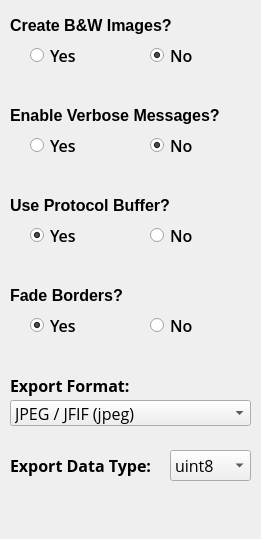
        <widget class="QWidget" name="page_2">
         <property name="geometry">
          <rect>
           <x>0</x>
           <y>0</y>
           <width>261</width>
           <height>539</height>
          </rect>
         </property>
         <attribute name="label">
          <string>Output Options</string>
         </attribute>
         <widget class="QLabel" name="label_50">
          <property name="geometry">
           <rect>
            <x>10</x>
            <y>280</y>
            <width>241</width>
            <height>31</height>
           </rect>
          </property>
          <property name="font">
           <font>
            <pointsize>12</pointsize>
            <weight>75</weight>
            <bold>true</bold>
           </font>
          </property>
          <property name="text">
           <string>Fade Borders?</string>
          </property>
         </widget>
         <widget class="QGroupBox" name="grpProtocol">
          <property name="geometry">
           <rect>
            <x>10</x>
            <y>220</y>
            <width>241</width>
            <height>31</height>
           </rect>
          </property>
          <property name="styleSheet">
           <string notr="true">font-family: Open Sans;
font-size: 16px;
font-style: normal;
font-variant: normal;
font-weight: 500;
border:0;</string>
          </property>
          <property name="title">
           <string/>
          </property>
          <widget class="QRadioButton" name="rdoPBYes">
           <property name="geometry">
            <rect>
             <x>20</x>
             <y>0</y>
             <width>86</width>
             <height>31</height>
            </rect>
           </property>
           <property name="text">
            <string>Yes</string>
           </property>
           <property name="checked">
            <bool>true</bool>
           </property>
          </widget>
          <widget class="QRadioButton" name="rdoPBNo">
           <property name="geometry">
            <rect>
             <x>140</x>
             <y>0</y>
             <width>86</width>
             <height>31</height>
            </rect>
           </property>
           <property name="text">
            <string>No</string>
           </property>
           <property name="checked">
            <bool>false</bool>
           </property>
          </widget>
         </widget>
         <widget class="QGroupBox" name="grpFade">
          <property name="geometry">
           <rect>
            <x>10</x>
            <y>310</y>
            <width>241</width>
            <height>31</height>
           </rect>
          </property>
          <property name="styleSheet">
           <string notr="true">font-family: Open Sans;
font-size: 16px;
font-style: normal;
font-variant: normal;
font-weight: 500;
border:0;</string>
          </property>
          <property name="title">
           <string/>
          </property>
          <widget class="QRadioButton" name="rdoFadeYes">
           <property name="geometry">
            <rect>
             <x>20</x>
             <y>0</y>
             <width>86</width>
             <height>31</height>
            </rect>
           </property>
           <property name="text">
            <string>Yes</string>
           </property>
           <property name="checked">
            <bool>true</bool>
           </property>
          </widget>
          <widget class="QRadioButton" name="rdoFadeNo">
           <property name="geometry">
            <rect>
             <x>140</x>
             <y>0</y>
             <width>86</width>
             <height>31</height>
            </rect>
           </property>
           <property name="text">
            <string>No</string>
           </property>
           <property name="checked">
            <bool>false</bool>
           </property>
          </widget>
         </widget>
         <widget class="QLabel" name="label_19">
          <property name="geometry">
           <rect>
            <x>10</x>
            <y>190</y>
            <width>241</width>
            <height>31</height>
           </rect>
          </property>
          <property name="font">
           <font>
            <pointsize>12</pointsize>
            <weight>75</weight>
            <bold>true</bold>
           </font>
          </property>
          <property name="text">
           <string>Use Protocol Buffer?</string>
          </property>
         </widget>
         <widget class="QGroupBox" name="grpBW">
          <property name="geometry">
           <rect>
            <x>10</x>
            <y>40</y>
            <width>241</width>
            <height>31</height>
           </rect>
          </property>
          <property name="styleSheet">
           <string notr="true">font-family: Open Sans;
font-size: 16px;
font-style: normal;
font-variant: normal;
font-weight: 500;
border:0;</string>
          </property>
          <property name="title">
           <string/>
          </property>
          <widget class="QRadioButton" name="rdoBWYes">
           <property name="geometry">
            <rect>
             <x>20</x>
             <y>0</y>
             <width>86</width>
             <height>31</height>
            </rect>
           </property>
           <property name="text">
            <string>Yes</string>
           </property>
          </widget>
          <widget class="QRadioButton" name="rdoBWNo">
           <property name="geometry">
            <rect>
             <x>140</x>
             <y>0</y>
             <width>86</width>
             <height>31</height>
            </rect>
           </property>
           <property name="text">
            <string>No</string>
           </property>
           <property name="checked">
            <bool>true</bool>
           </property>
          </widget>
         </widget>
         <widget class="QGroupBox" name="grpVerbose">
          <property name="geometry">
           <rect>
            <x>10</x>
            <y>130</y>
            <width>241</width>
            <height>31</height>
           </rect>
          </property>
          <property name="styleSheet">
           <string notr="true">font-family: Open Sans;
font-size: 16px;
font-style: normal;
font-variant: normal;
font-weight: 500;
border:0;</string>
          </property>
          <property name="title">
           <string/>
          </property>
          <widget class="QRadioButton" name="rdoVMYes">
           <property name="geometry">
            <rect>
             <x>20</x>
             <y>0</y>
             <width>86</width>
             <height>31</height>
            </rect>
           </property>
           <property name="text">
            <string>Yes</string>
           </property>
          </widget>
          <widget class="QRadioButton" name="rdoVMNo">
           <property name="geometry">
            <rect>
             <x>140</x>
             <y>0</y>
             <width>86</width>
             <height>31</height>
            </rect>
           </property>
           <property name="text">
            <string>No</string>
           </property>
           <property name="checked">
            <bool>true</bool>
           </property>
          </widget>
         </widget>
         <widget class="QLabel" name="label_14">
          <property name="geometry">
           <rect>
            <x>10</x>
            <y>10</y>
            <width>231</width>
            <height>31</height>
           </rect>
          </property>
          <property name="font">
           <font>
            <pointsize>12</pointsize>
            <weight>75</weight>
            <bold>true</bold>
           </font>
          </property>
          <property name="text">
           <string>Create B&amp;W Images?</string>
          </property>
         </widget>
         <widget class="QLabel" name="label_20">
          <property name="geometry">
           <rect>
            <x>10</x>
            <y>100</y>
            <width>241</width>
            <height>31</height>
           </rect>
          </property>
          <property name="font">
           <font>
            <pointsize>12</pointsize>
            <weight>75</weight>
            <bold>true</bold>
           </font>
          </property>
          <property name="text">
           <string>Enable Verbose Messages?</string>
          </property>
         </widget>
         <widget class="QComboBox" name="cboData">
          <property name="geometry">
           <rect>
            <x>170</x>
            <y>450</y>
            <width>81</width>
            <height>31</height>
           </rect>
          </property>
          <property name="font">
           <font>
            <family>Open Sans</family>
            <pointsize>12</pointsize>
           </font>
          </property>
          <property name="currentIndex">
           <number>0</number>
          </property>
          <item>
           <property name="text">
            <string>uint8</string>
           </property>
          </item>
          <item>
           <property name="text">
            <string>int16</string>
           </property>
          </item>
          <item>
           <property name="text">
            <string>uint16</string>
           </property>
          </item>
          <item>
           <property name="text">
            <string>int32</string>
           </property>
          </item>
          <item>
           <property name="text">
            <string>uint32</string>
           </property>
          </item>
          <item>
           <property name="text">
            <string>int64</string>
           </property>
          </item>
          <item>
           <property name="text">
            <string>uint64</string>
           </property>
          </item>
          <item>
           <property name="text">
            <string>float16</string>
           </property>
          </item>
          <item>
           <property name="text">
            <string>float32</string>
           </property>
          </item>
          <item>
           <property name="text">
            <string>float64</string>
           </property>
          </item>
         </widget>
         <widget class="QLabel" name="label_32">
          <property name="geometry">
           <rect>
            <x>10</x>
            <y>450</y>
            <width>161</width>
            <height>31</height>
           </rect>
          </property>
          <property name="font">
           <font>
            <family>Open Sans</family>
            <pointsize>12</pointsize>
            <weight>75</weight>
            <bold>true</bold>
           </font>
          </property>
          <property name="text">
           <string>Export Data Type:</string>
          </property>
         </widget>
         <widget class="QLabel" name="label_31">
          <property name="geometry">
           <rect>
            <x>10</x>
            <y>370</y>
            <width>161</width>
            <height>31</height>
           </rect>
          </property>
          <property name="font">
           <font>
            <family>Open Sans</family>
            <pointsize>12</pointsize>
            <weight>75</weight>
            <bold>true</bold>
           </font>
          </property>
          <property name="text">
           <string>Export Format:</string>
          </property>
         </widget>
         <widget class="QComboBox" name="cboFormat">
          <property name="geometry">
           <rect>
            <x>10</x>
            <y>400</y>
            <width>241</width>
            <height>26</height>
           </rect>
          </property>
          <property name="font">
           <font>
            <family>Open Sans</family>
            <pointsize>12</pointsize>
           </font>
          </property>
          <property name="currentIndex">
           <number>0</number>
          </property>
          <property name="sizeAdjustPolicy">
           <enum>QComboBox::AdjustToContentsOnFirstShow</enum>
          </property>
          <item>
           <property name="text">
            <string>JPEG / JFIF (jpeg)</string>
           </property>
          </item>
          <item>
           <property name="text">
            <string>Portable Network Graphics (png)</string>
           </property>
          </item>
          <item>
           <property name="text">
            <string>Microsoft Windows Device Independent Bitmap (bmp)</string>
           </property>
          </item>
          <item>
           <property name="text">
            <string>Graphics Interchange Format (gif)</string>
           </property>
          </item>
          <item>
           <property name="text">
            <string>TIFF / BigTIFF / GeoTIFF (tif)</string>
           </property>
          </item>
          <item>
           <property name="text">
            <string>X11 Pixmap (xpm)</string>
           </property>
          </item>
          <item>
           <property name="text">
            <string>Arc/Info Binary Grid (adf)</string>
           </property>
          </item>
          <item>
           <property name="text">
            <string>Bathymetry Attributed Grid (bag)</string>
           </property>
          </item>
          <item>
           <property name="text">
            <string>BSB Nautical Chart Format (kap)</string>
           </property>
          </item>
          <item>
           <property name="text">
            <string>Envisat Image Product (n1)</string>
           </property>
          </item>
          <item>
           <property name="text">
            <string>Erdas Imagine (img)</string>
           </property>
          </item>
          <item>
           <property name="text">
            <string>Erdas Compressed Wavelets (ecw)</string>
           </property>
          </item>
          <item>
           <property name="text">
            <string>ERMapper (ers)</string>
           </property>
          </item>
          <item>
           <property name="text">
            <string>EUMETSAT Archive Native (nat)</string>
           </property>
          </item>
          <item>
           <property name="text">
            <string>FITS (fits)</string>
           </property>
          </item>
          <item>
           <property name="text">
            <string>GDAL Virtual (vrt)</string>
           </property>
          </item>
          <item>
           <property name="text">
            <string>Generic Tagged Arrays (gta)</string>
           </property>
          </item>
          <item>
           <property name="text">
            <string>In Memory Raster (mem)</string>
           </property>
          </item>
          <item>
           <property name="text">
            <string>Japanese DEM (mem)</string>
           </property>
          </item>
          <item>
           <property name="text">
            <string>Swedish Grid RIK (rik)</string>
           </property>
          </item>
          <item>
           <property name="text">
            <string>Terragen Heightfield (ter)</string>
           </property>
          </item>
          <item>
           <property name="text">
            <string>USGS ASCII DEM / CDED (dem)</string>
           </property>
          </item>
          <item>
           <property name="text">
            <string>USGS DOQ 1st Generation (doq)</string>
           </property>
          </item>
          <item>
           <property name="text">
            <string>USGS DOQ New Labelled (doq)</string>
           </property>
          </item>
          <item>
           <property name="text">
            <string>WMO GRIB1 / GRIB2 (grb)</string>
           </property>
          </item>
         </widget>
        </widget>
